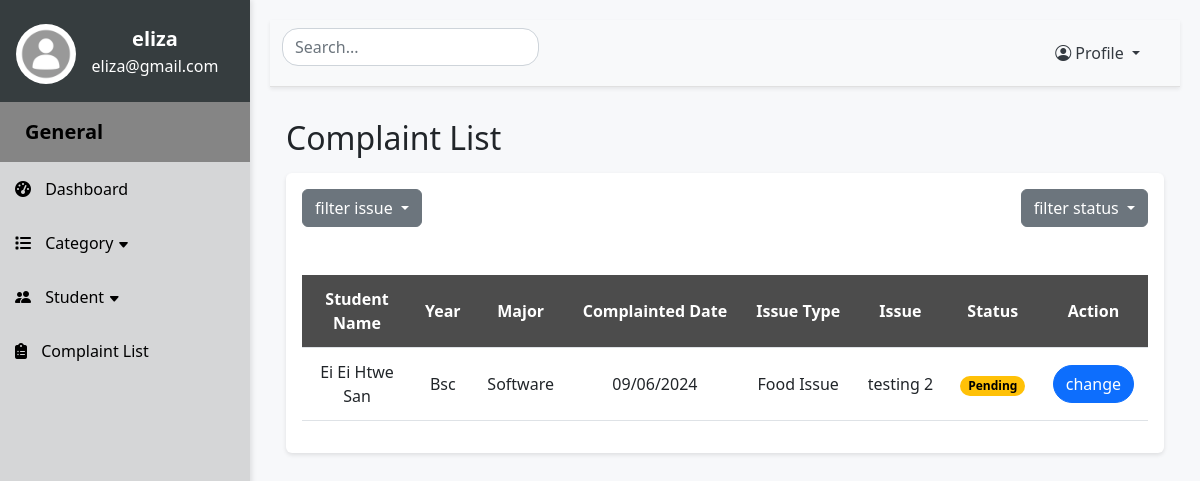
/viewComplaints (signed in), run on the app's committed database.
### website/models.py (models this page shows)
class Student(db.Model):
    id = db.Column(db.Integer, primary_key=True)
    student_name = db.Column(db.String(255), nullable=False)
    student_email = db.Column(db.String(255), nullable=False)
    student_password = db.Column(db.String(255), nullable=False)
    student_image = db.Column(db.String(255), nullable=False)
    student_year = db.Column(db.String(255), nullable=False)
    student_major = db.Column(db.String(255), nullable=False)
    student_phone = db.Column(db.String(255), nullable=False)
    complaints = db.relationship('Complaints')

class Complaints(db.Model):
    id = db.Column(db.Integer, primary_key=True)
    complaint_letter = db.Column(db.Text, nullable=False)
    date = db.Column(db.String(255), nullable=False)
    status = db.Column(db.String(255), nullable=False)
    student_id = db.Column(db.Integer, db.ForeignKey("student.id"))
    category_id = db.Column(db.Integer, db.ForeignKey("category.id"))

class Category(db.Model):
    id = db.Column(db.Integer, primary_key=True)
    cat_name = db.Column(db.String(255), nullable=False)
    cat_description = db.Column(db.String(255), nullable=False)
    cat_image = db.Column(db.String(255), nullable=False)
    complaints = db.relationship('Complaints')

### app.py (the view)
@app.route('/viewComplaints', methods=['GET', 'POST'])
def viewComplaints():
    if 'admin_id' not in session:
        return redirect(url_for('SignIn'))
    else:
        return viewcomplaints()

### website/adminfeatures.py (called while the page is built)
def viewcomplaints():
    complaints = Complaints.query.all()
    count = len(complaints)
    allstudents = Student.query.all()
    allcategories = Category.query.all()
    students = {student.id: {'name': student.student_name, 'year': student.student_year,
                             'major': student.student_major} for student in allstudents}
    categories = {category.id: category.cat_name for category in allcategories}
    return render_template("admincomplaint.html", complaints=complaints, students=students, categories=categories, allcategories=allcategories, count=count)

### website/templates/admincomplaint.html (shortened to what this page needs)
{% extends "adminlayout.html" %} {% block title %}Complaint Page{% endblock%}
{% block content %}
<h2 class="my-3">Complaint List</h2>
  <div class="p-3 mb-5 rounded table-responsive">
    <div class="d-flex justify-content-between mb-5">
      <div class="dropdown">
        <button class="btn btn-secondary dropdown-toggle" type="button" data-bs-toggle="dropdown" aria-expanded="false" style="float:right">
          filter issue
        </button>
      </div>
      <div class="dropdown">
        <button class="btn btn-secondary dropdown-toggle" type="button" data-bs-toggle="dropdown" aria-expanded="false" style="float:right">
          filter status
        </button>
      </div>
    </div>
    <table class="table align-middle">
        <thead>
            <tr>
              <th>Student Name</th>
              <th> Year</th>
              <th> Major</th>
              <th>Complainted Date</th>
              <th>Issue Type</th>
              <th>Issue</th>
              <th>Status</th>
              <th>Action</th>
            </tr>
        </thead>
        <tbody id="search-table-body">
          {% if count == 0 %}
            <tr>
              <td colspan="8"><h5 style="color: grey">There is no data ...</h5></td>
            </tr>
          {% else %}
            {% for complaint in complaints: %}
            <tr>
              <td class="searchedvalue">{{ students[complaint.student_id]['name'] }}</td>
              <td class="searchedvalue">{{ students[complaint.student_id]['year']}}</td>
              <td class="searchedvalue">{{ students[complaint.student_id]['major']}}</td>
              <td>{{ complaint.date }}</td>
              <td class="searchedvalue" >{{ categories[complaint.category_id] }}</td>
              <td>{{ complaint.complaint_letter}}</td>
              <td>
                <small {% if complaint.status== 'Unsolved' %} class="badge text-bg-danger rounded-5"
                {% elif complaint.status== 'Pending' %} class="badge text-bg-warning rounded-5"
                {% elif complaint.status== 'Completed' %} class="badge text-bg-success rounded-5" {% endif %}>
                {{ complaint.status }}
                </small>
              </td>
              <td><a class="btn btn-primary rounded-5" onclick="changeState({{complaint.id}})">change</a></td>
            </tr>
            {% endfor %}
          {% endif %}
        </tbody>
    </table>
  </div>
{% endblock %}

### website/static/css/admincss.css (style rules this page uses)
body { background-color: #f7f8fa; }
.table thead th { background-color: #4c4c4c; color: #fff; text-align: center; }
.table-responsive { background-color: #fff; padding: 10px; border-radius: 10px; box-shadow: 0 2px 4px rgba(0,0,0,0.1); }
.table th, .table td { padding: 0.75rem; text-align: center; vertical-align: middle; }
.table td:first-child, .table th:first-child { width: 13%; }

### data on the page
Complaints: date "09/06/2024", complaint_letter "testing 2", status "Pending"
Student: student_name "Ei Ei Htwe San", student_year "Bsc", student_major "Software"
Category: cat_name "Food Issue"

### other printed values
{{ session.get('admin')['admin_name'] }} "eliza"
{{ session.get('admin')['admin_email'] }} "eliza@gmail.com"
